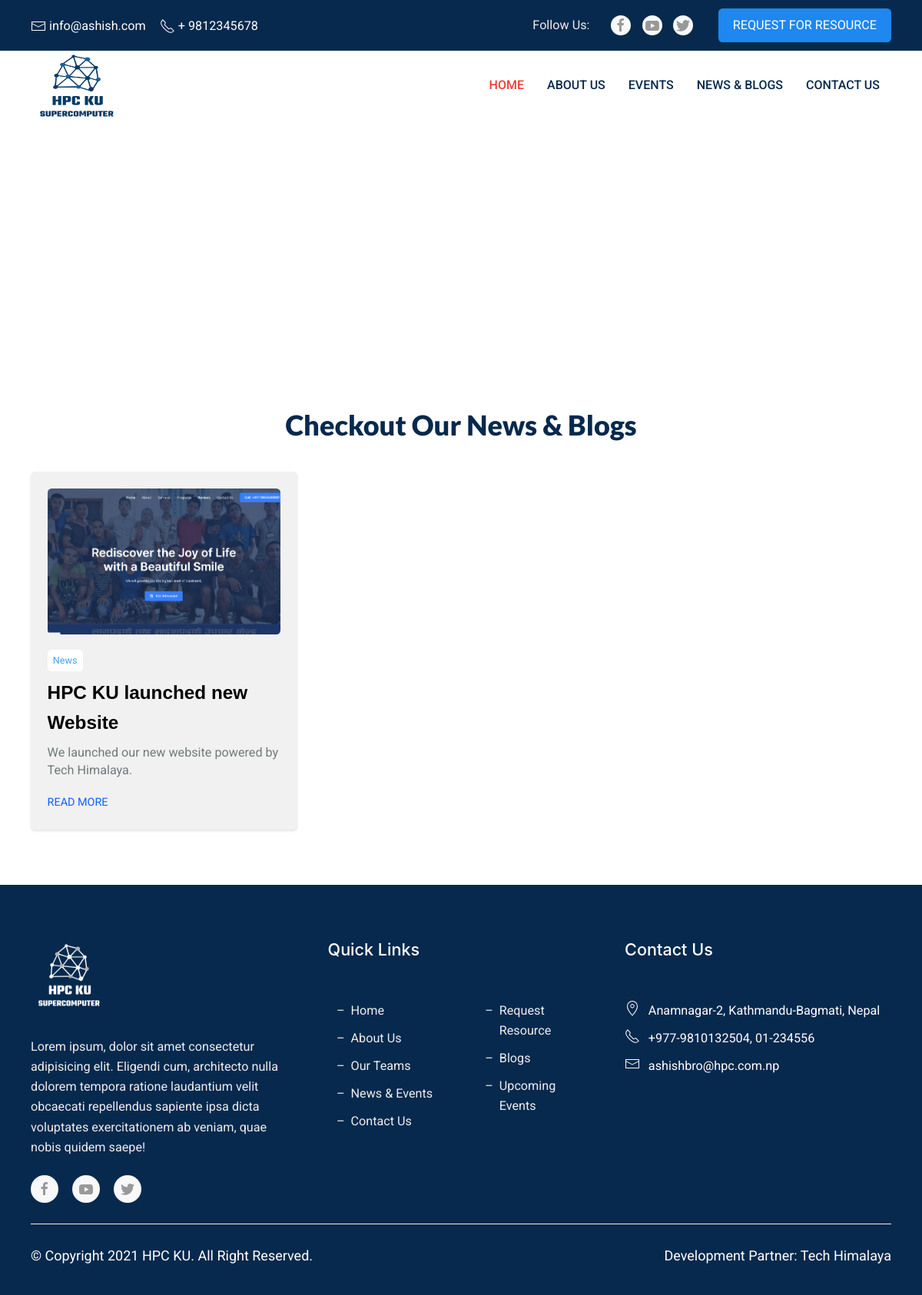
Page /news/ on the committed database.
### cms/models.py (models this page shows, shortened)
class News(models.Model):
    title = models.CharField(max_length=255)
    slug = models.SlugField(null=True, blank=True)
    published_date = models.DateTimeField(auto_now_add=True)
    author = models.CharField(max_length=30, default='')
    category = models.CharField(max_length=50)
    thumbnail = models.ImageField(upload_to='news')
    detail = models.TextField()
    class Meta:
        verbose_name_plural = 'News'
        ordering = ('-published_date', )

### cms/views.py (the view)
# urls.py: path('news/', news_list_view, name='news_list'),
def news_list_view(request):
    news = News.objects.all()
    return render(request, 'news.html', {
        'news': news,
    })

### templates/news.html
{% extends 'base.html' %}
{% block content %}
<div class="events">
  <div
    class="uk-height-medium uk-background-cover uk-light"
    data-src="https://images.unsplash.com/photo-1490822180406-880c226c150b?fit=crop&w=650&h=433&q=80"
    data-srcset="https://images.unsplash.com/photo-1490822180406-880c226c150b?fit=crop&w=650&h=433&q=80 650w,
                  https://images.unsplash.com/photo-1490822180406-880c226c150b?fit=crop&w=1300&h=866&q=80 1300w"
    data-sizes="(min-width: 650px) 650px, 100vw"
    uk-img
  >
    <div class="uk-height-medium uk-flex uk-flex-middle">
      <div class="uk-container" style="width: 100%">
        <h1 class="title">Our News & Blogs</h1>
      </div>
    </div>
  </div>
  <div class="events-content">
    <div class="uk-container">
      <div class="heading uk-text-center">Checkout Our News & Blogs</div>
      <div uk-grid>
          {% if news %}
          {% for news_post in news %}
        <div class="uk-width-1-3@l uk-width-1-2@m uk-width-1-2@s">
          <div class="events-card">
            <div class="events-card__image">
              <a href="{% url 'news_detail' news_post.slug %}">
                <img
                  src="{{ news_post.thumbnail.url }}"
                  alt=""
                />
              </a>
            </div>
            <div class="events-card__content">
              <div class="type uk-text-capitalize">{{ news_post.category }}</div>
              <a href="{% url 'news_detail' news_post.slug %}">
                <div class="title">{{ news_post.title }}</div>
              </a>
              <div class="uk-text-light text">
                {{ news_post.detail | safe }}
              </div>
              <div class="readmore">
                <a class="uk-button uk-button-text" href="{% url 'news_detail' news_post.slug %}"
                  >Read more</a
                >
              </div>
            </div>
          </div>
        </div>
          {% endfor %}
      {% endif %}
      </div>
    </div>
  </div>
</div>
{% endblock %}

### static/css/style.css (style rules this page uses)
body, html { font-family: "Roboto", sans-serif; }
.heading { font-family: "Lato", sans-serif; text-transform: capitalize; font-size: 2em; line-height: 1.4em; color: #07294d; font-weight: 900; }
.title { font-size: 2.1rem; color: #fff; font-family: "Monteserrat", sans-serif; font-weight: 700; }
.text { color: #717a7b; line-height: 1.61905em; font-weight: 400; }
img { width: 100%; height: 100%; }
a { text-decoration: none; color: #000; }
h1, h2, h3, h4, h5, h6 { margin: 0; padding: 0; }
body, html { padding: 0; margin: 0; font-size: 18px; width: 100%; height: auto; -webkit-font-smoothing: antialiased; line-height: 1.6; }
p, span { font-weight: normal; margin: 0; padding: 0; }
.events-card { padding: 1.2rem; background: #f1f1f1; border-radius: 0.3rem; overflow: hidden; margin: 2rem 0; box-shadow: 0px 2px 3px 0px #95aac04a; transition: all 550ms ease-in-out; }
.events-card__image img { border-radius: 0.3rem; height: 190px; object-fit: cover; }
.events-card__content { padding: 1rem 0 0 0; }
.events-card__content .type { font-size: 0.7rem; color: #41a0ff; background: #ffffff; display: inline-block; padding: 0.2rem 0.4rem; border-radius: 0.3rem; }
.events-card__content .title { color: #000; font-size: 1.35rem; line-height: 1.6; padding: 0.5rem 0; display: -webkit-box; -webkit-box-orient: vertical; overflow: hidden; -webkit-line-clamp: 2; }
.events-card__content .text { -webkit-line-clamp: 3; overflow: hidden; display: -webkit-box; -webkit-box-orient: vertical; line-height: 1.4; font-size: 0.9rem; margin-bottom: 0.8rem; }
.events-card__content .readmore a { color: #0f63ff; font-size: 0.8rem; }
.events-content { margin: 4rem 0; }

### rows in the picture
News: thumbnail (picture), category "News", title "HPC KU launched new Website", detail "We launched our new website powered by Tech Himalaya."
